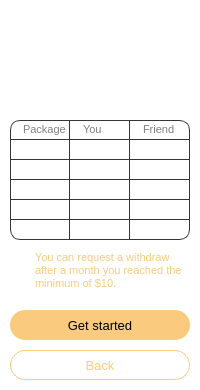
<?xml version="1.0" encoding="UTF-8"?>
<ui version="4.0">
 <class>ReferView</class>
 <widget class="QWidget" name="ReferView">
  <property name="geometry">
   <rect>
    <x>0</x>
    <y>0</y>
    <width>200</width>
    <height>390</height>
   </rect>
  </property>
  <property name="windowTitle">
   <string>OctoVault VPN</string>
  </property>
  <property name="styleSheet">
   <string notr="true">QWidget{
background-color: transparent;
}</string>
  </property>
  <widget class="QPushButton" name="btnBack">
   <property name="geometry">
    <rect>
     <x>10</x>
     <y>350</y>
     <width>180</width>
     <height>30</height>
    </rect>
   </property>
   <property name="font">
    <font>
     <pointsize>10</pointsize>
    </font>
   </property>
   <property name="styleSheet">
    <string notr="true">QPushButton{
background:transparent;
border: 1px solid #FACA7F;
border-radius: 15px;
color:#FACA7F;
}</string>
   </property>
   <property name="text">
    <string>Back</string>
   </property>
  </widget>
  <widget class="QPushButton" name="btnStart">
   <property name="geometry">
    <rect>
     <x>10</x>
     <y>310</y>
     <width>180</width>
     <height>30</height>
    </rect>
   </property>
   <property name="font">
    <font>
     <pointsize>10</pointsize>
    </font>
   </property>
   <property name="styleSheet">
    <string notr="true">QPushButton{
background:#FACA7F;
border-radius: 15px;
color:#000000;
}</string>
   </property>
   <property name="text">
    <string>Get started</string>
   </property>
  </widget>
  <widget class="QWidget" name="priceBorderHolder" native="true">
   <property name="geometry">
    <rect>
     <x>10</x>
     <y>120</y>
     <width>180</width>
     <height>120</height>
    </rect>
   </property>
   <property name="styleSheet">
    <string notr="true">QWidget{
border-color:transparent;
background:transparent;
border: 1px solid #36353a;
border-radius: 10px;
}</string>
   </property>
  </widget>
  <widget class="QWidget" name="priceHolder" native="true">
   <property name="geometry">
    <rect>
     <x>10</x>
     <y>120</y>
     <width>180</width>
     <height>120</height>
    </rect>
   </property>
   <widget class="QLabel" name="lblPackage">
    <property name="geometry">
     <rect>
      <x>0</x>
      <y>0</y>
      <width>60</width>
      <height>20</height>
     </rect>
    </property>
    <property name="font">
     <font>
      <pointsize>8</pointsize>
     </font>
    </property>
    <property name="styleSheet">
     <string notr="true">QLabel{
color: #818083;
border-bottom:1px solid #36353a;
border-right:1px solid #36353a;
padding-left:10px;
}</string>
    </property>
    <property name="text">
     <string>Package</string>
    </property>
   </widget>
   <widget class="QLabel" name="lblYou">
    <property name="geometry">
     <rect>
      <x>60</x>
      <y>0</y>
      <width>60</width>
      <height>20</height>
     </rect>
    </property>
    <property name="font">
     <font>
      <pointsize>8</pointsize>
     </font>
    </property>
    <property name="styleSheet">
     <string notr="true">QLabel{
color: #818083;
border-bottom:1px solid #36353a;
border-right:1px solid #36353a;
padding-left:10px;
}</string>
    </property>
    <property name="text">
     <string>You</string>
    </property>
   </widget>
   <widget class="QLabel" name="lblFriend">
    <property name="geometry">
     <rect>
      <x>120</x>
      <y>0</y>
      <width>60</width>
      <height>20</height>
     </rect>
    </property>
    <property name="font">
     <font>
      <pointsize>8</pointsize>
     </font>
    </property>
    <property name="styleSheet">
     <string notr="true">QLabel{
color: #818083;
border-bottom:1px solid #36353a;
padding-left:10px;
}</string>
    </property>
    <property name="text">
     <string>Friend</string>
    </property>
   </widget>
   <widget class="QLabel" name="lblPackageOne">
    <property name="geometry">
     <rect>
      <x>0</x>
      <y>20</y>
      <width>60</width>
      <height>20</height>
     </rect>
    </property>
    <property name="font">
     <font>
      <pointsize>8</pointsize>
     </font>
    </property>
    <property name="styleSheet">
     <string notr="true">QLabel{
color: #FFFFFF;
border-bottom:1px solid #36353a;
border-right:1px solid #36353a;
padding-left:10px;
}</string>
    </property>
    <property name="text">
     <string>1 month</string>
    </property>
   </widget>
   <widget class="QLabel" name="lblPackageTwo">
    <property name="geometry">
     <rect>
      <x>0</x>
      <y>40</y>
      <width>60</width>
      <height>20</height>
     </rect>
    </property>
    <property name="font">
     <font>
      <pointsize>8</pointsize>
     </font>
    </property>
    <property name="styleSheet">
     <string notr="true">QLabel{
color: #FFFFFF;
border-bottom:1px solid #36353a;
border-right:1px solid #36353a;
padding-left:10px;
}</string>
    </property>
    <property name="text">
     <string>3 months</string>
    </property>
   </widget>
   <widget class="QLabel" name="lblPackageThree">
    <property name="geometry">
     <rect>
      <x>0</x>
      <y>60</y>
      <width>60</width>
      <height>20</height>
     </rect>
    </property>
    <property name="font">
     <font>
      <pointsize>8</pointsize>
     </font>
    </property>
    <property name="styleSheet">
     <string notr="true">QLabel{
color: #FFFFFF;
border-bottom:1px solid #36353a;
border-right:1px solid #36353a;
padding-left:10px;
}</string>
    </property>
    <property name="text">
     <string>6 months</string>
    </property>
   </widget>
   <widget class="QLabel" name="lblPackageFour">
    <property name="geometry">
     <rect>
      <x>0</x>
      <y>80</y>
      <width>60</width>
      <height>20</height>
     </rect>
    </property>
    <property name="font">
     <font>
      <pointsize>8</pointsize>
     </font>
    </property>
    <property name="styleSheet">
     <string notr="true">QLabel{
color: #FFFFFF;
border-bottom:1px solid #36353a;
border-right:1px solid #36353a;
padding-left:10px;
}</string>
    </property>
    <property name="text">
     <string>12 months</string>
    </property>
   </widget>
   <widget class="QLabel" name="lblPackageFive">
    <property name="geometry">
     <rect>
      <x>0</x>
      <y>100</y>
      <width>60</width>
      <height>20</height>
     </rect>
    </property>
    <property name="font">
     <font>
      <pointsize>8</pointsize>
     </font>
    </property>
    <property name="styleSheet">
     <string notr="true">QLabel{
color: #FFFFFF;
border-right:1px solid #36353a;
padding-left:10px;
}</string>
    </property>
    <property name="text">
     <string>24 months</string>
    </property>
   </widget>
   <widget class="QLabel" name="lblYouOne">
    <property name="geometry">
     <rect>
      <x>60</x>
      <y>20</y>
      <width>60</width>
      <height>20</height>
     </rect>
    </property>
    <property name="font">
     <font>
      <pointsize>8</pointsize>
     </font>
    </property>
    <property name="styleSheet">
     <string notr="true">QLabel{
color: #FFFFFF;
border-bottom:1px solid #36353a;
border-right:1px solid #36353a;
padding-left:10px;
}</string>
    </property>
    <property name="text">
     <string>$1</string>
    </property>
   </widget>
   <widget class="QLabel" name="lblYouTwo">
    <property name="geometry">
     <rect>
      <x>60</x>
      <y>40</y>
      <width>60</width>
      <height>20</height>
     </rect>
    </property>
    <property name="font">
     <font>
      <pointsize>8</pointsize>
     </font>
    </property>
    <property name="styleSheet">
     <string notr="true">QLabel{
color: #FFFFFF;
border-bottom:1px solid #36353a;
border-right:1px solid #36353a;
padding-left:10px;
}</string>
    </property>
    <property name="text">
     <string>$1.5</string>
    </property>
   </widget>
   <widget class="QLabel" name="lblYouThree">
    <property name="geometry">
     <rect>
      <x>60</x>
      <y>60</y>
      <width>60</width>
      <height>20</height>
     </rect>
    </property>
    <property name="font">
     <font>
      <pointsize>8</pointsize>
     </font>
    </property>
    <property name="styleSheet">
     <string notr="true">QLabel{
color: #FFFFFF;
border-bottom:1px solid #36353a;
border-right:1px solid #36353a;
padding-left:10px;
}</string>
    </property>
    <property name="text">
     <string>$3</string>
    </property>
   </widget>
   <widget class="QLabel" name="lblYouFour">
    <property name="geometry">
     <rect>
      <x>60</x>
      <y>80</y>
      <width>60</width>
      <height>20</height>
     </rect>
    </property>
    <property name="font">
     <font>
      <pointsize>8</pointsize>
     </font>
    </property>
    <property name="styleSheet">
     <string notr="true">QLabel{
color: #FFFFFF;
border-bottom:1px solid #36353a;
border-right:1px solid #36353a;
padding-left:10px;
}</string>
    </property>
    <property name="text">
     <string>$5</string>
    </property>
   </widget>
   <widget class="QLabel" name="lblYouFive">
    <property name="geometry">
     <rect>
      <x>60</x>
      <y>100</y>
      <width>60</width>
      <height>20</height>
     </rect>
    </property>
    <property name="font">
     <font>
      <pointsize>8</pointsize>
     </font>
    </property>
    <property name="styleSheet">
     <string notr="true">QLabel{
color: #FFFFFF;
border-right:1px solid #36353a;
padding-left:10px;
}</string>
    </property>
    <property name="text">
     <string>$6</string>
    </property>
   </widget>
   <widget class="QLabel" name="lblFriendOne">
    <property name="geometry">
     <rect>
      <x>120</x>
      <y>20</y>
      <width>60</width>
      <height>20</height>
     </rect>
    </property>
    <property name="font">
     <font>
      <pointsize>8</pointsize>
     </font>
    </property>
    <property name="styleSheet">
     <string notr="true">QLabel{
color: #FFFFFF;
border-bottom:1px solid #36353a;
padding-left:10px;
}</string>
    </property>
    <property name="text">
     <string>$0.5</string>
    </property>
   </widget>
   <widget class="QLabel" name="lblFriendTwo">
    <property name="geometry">
     <rect>
      <x>120</x>
      <y>40</y>
      <width>60</width>
      <height>20</height>
     </rect>
    </property>
    <property name="font">
     <font>
      <pointsize>8</pointsize>
     </font>
    </property>
    <property name="styleSheet">
     <string notr="true">QLabel{
color: #FFFFFF;
border-bottom:1px solid #36353a;
padding-left:10px;
}</string>
    </property>
    <property name="text">
     <string>$1</string>
    </property>
   </widget>
   <widget class="QLabel" name="lblFriendThree">
    <property name="geometry">
     <rect>
      <x>120</x>
      <y>60</y>
      <width>60</width>
      <height>20</height>
     </rect>
    </property>
    <property name="font">
     <font>
      <pointsize>8</pointsize>
     </font>
    </property>
    <property name="styleSheet">
     <string notr="true">QLabel{
color: #FFFFFF;
border-bottom:1px solid #36353a;
padding-left:10px;
}</string>
    </property>
    <property name="text">
     <string>$2</string>
    </property>
   </widget>
   <widget class="QLabel" name="lblFriendFour">
    <property name="geometry">
     <rect>
      <x>120</x>
      <y>80</y>
      <width>60</width>
      <height>20</height>
     </rect>
    </property>
    <property name="font">
     <font>
      <pointsize>8</pointsize>
     </font>
    </property>
    <property name="styleSheet">
     <string notr="true">QLabel{
color: #FFFFFF;
border-bottom:1px solid #36353a;
padding-left:10px;
}</string>
    </property>
    <property name="text">
     <string>$3</string>
    </property>
   </widget>
   <widget class="QLabel" name="lblFriendFive">
    <property name="geometry">
     <rect>
      <x>120</x>
      <y>100</y>
      <width>60</width>
      <height>20</height>
     </rect>
    </property>
    <property name="font">
     <font>
      <pointsize>8</pointsize>
     </font>
    </property>
    <property name="styleSheet">
     <string notr="true">QLabel{
color: #FFFFFF;
padding-left:10px;
}</string>
    </property>
    <property name="text">
     <string>$4</string>
    </property>
   </widget>
  </widget>
  <widget class="QWidget" name="bottomHolder" native="true">
   <property name="geometry">
    <rect>
     <x>10</x>
     <y>250</y>
     <width>180</width>
     <height>40</height>
    </rect>
   </property>
   <widget class="QLabel" name="lblInfoLogo">
    <property name="geometry">
     <rect>
      <x>0</x>
      <y>13</y>
      <width>14</width>
      <height>14</height>
     </rect>
    </property>
    <property name="text">
     <string/>
    </property>
    <property name="pixmap">
     <pixmap resource="../assets/assets.qrc">:/img/images/icon_info.png</pixmap>
    </property>
    <property name="scaledContents">
     <bool>true</bool>
    </property>
   </widget>
   <widget class="QLabel" name="lblInfoText">
    <property name="geometry">
     <rect>
      <x>25</x>
      <y>0</y>
      <width>150</width>
      <height>40</height>
     </rect>
    </property>
    <property name="font">
     <font>
      <pointsize>8</pointsize>
     </font>
    </property>
    <property name="styleSheet">
     <string notr="true">QLabel{
color:#FACA7F;
}</string>
    </property>
    <property name="text">
     <string>You can request a withdraw after a month you reached the minimum of $10.</string>
    </property>
    <property name="wordWrap">
     <bool>true</bool>
    </property>
   </widget>
  </widget>
  <widget class="QWidget" name="oneHolder" native="true">
   <property name="geometry">
    <rect>
     <x>10</x>
     <y>10</y>
     <width>180</width>
     <height>25</height>
    </rect>
   </property>
   <widget class="QLabel" name="lblOneLogo">
    <property name="geometry">
     <rect>
      <x>0</x>
      <y>5</y>
      <width>15</width>
      <height>15</height>
     </rect>
    </property>
    <property name="text">
     <string/>
    </property>
    <property name="pixmap">
     <pixmap resource="../assets/assets.qrc">:/img/images/icon_number_one.png</pixmap>
    </property>
    <property name="scaledContents">
     <bool>true</bool>
    </property>
   </widget>
   <widget class="QLabel" name="lblOneText">
    <property name="geometry">
     <rect>
      <x>25</x>
      <y>0</y>
      <width>150</width>
      <height>25</height>
     </rect>
    </property>
    <property name="font">
     <font>
      <pointsize>8</pointsize>
     </font>
    </property>
    <property name="styleSheet">
     <string notr="true">QLabel{
color:#FFFFFF;
}</string>
    </property>
    <property name="text">
     <string>Refer your friend through your refferal code</string>
    </property>
    <property name="wordWrap">
     <bool>true</bool>
    </property>
   </widget>
  </widget>
  <widget class="QWidget" name="twoHolder" native="true">
   <property name="geometry">
    <rect>
     <x>10</x>
     <y>35</y>
     <width>180</width>
     <height>25</height>
    </rect>
   </property>
   <widget class="QLabel" name="lblTwoLogo">
    <property name="geometry">
     <rect>
      <x>0</x>
      <y>5</y>
      <width>15</width>
      <height>15</height>
     </rect>
    </property>
    <property name="text">
     <string/>
    </property>
    <property name="pixmap">
     <pixmap resource="../assets/assets.qrc">:/img/images/icon_number_two.png</pixmap>
    </property>
    <property name="scaledContents">
     <bool>true</bool>
    </property>
   </widget>
   <widget class="QLabel" name="lblTwoText">
    <property name="geometry">
     <rect>
      <x>25</x>
      <y>0</y>
      <width>150</width>
      <height>25</height>
     </rect>
    </property>
    <property name="font">
     <font>
      <pointsize>8</pointsize>
     </font>
    </property>
    <property name="styleSheet">
     <string notr="true">QLabel{
color:#FFFFFF;
}</string>
    </property>
    <property name="text">
     <string>Your friend signs up and redeem your code</string>
    </property>
    <property name="wordWrap">
     <bool>true</bool>
    </property>
   </widget>
  </widget>
  <widget class="QWidget" name="threeHolder" native="true">
   <property name="geometry">
    <rect>
     <x>10</x>
     <y>60</y>
     <width>180</width>
     <height>25</height>
    </rect>
   </property>
   <widget class="QLabel" name="lblThreeLogo">
    <property name="geometry">
     <rect>
      <x>0</x>
      <y>5</y>
      <width>15</width>
      <height>15</height>
     </rect>
    </property>
    <property name="text">
     <string/>
    </property>
    <property name="pixmap">
     <pixmap resource="../assets/assets.qrc">:/img/images/icon_number_three.png</pixmap>
    </property>
    <property name="scaledContents">
     <bool>true</bool>
    </property>
   </widget>
   <widget class="QLabel" name="lblThreeText">
    <property name="geometry">
     <rect>
      <x>25</x>
      <y>0</y>
      <width>150</width>
      <height>25</height>
     </rect>
    </property>
    <property name="font">
     <font>
      <pointsize>8</pointsize>
     </font>
    </property>
    <property name="styleSheet">
     <string notr="true">QLabel{
color:#FFFFFF;
}</string>
    </property>
    <property name="text">
     <string>Your friend purchases a premium subscription</string>
    </property>
    <property name="wordWrap">
     <bool>true</bool>
    </property>
   </widget>
  </widget>
  <widget class="QWidget" name="fourHolder" native="true">
   <property name="geometry">
    <rect>
     <x>10</x>
     <y>85</y>
     <width>180</width>
     <height>25</height>
    </rect>
   </property>
   <widget class="QLabel" name="lblFourLogo">
    <property name="geometry">
     <rect>
      <x>0</x>
      <y>5</y>
      <width>15</width>
      <height>15</height>
     </rect>
    </property>
    <property name="text">
     <string/>
    </property>
    <property name="pixmap">
     <pixmap resource="../assets/assets.qrc">:/img/images/icon_number_four.png</pixmap>
    </property>
    <property name="scaledContents">
     <bool>true</bool>
    </property>
   </widget>
   <widget class="QLabel" name="lblFourText">
    <property name="geometry">
     <rect>
      <x>25</x>
      <y>0</y>
      <width>150</width>
      <height>25</height>
     </rect>
    </property>
    <property name="font">
     <font>
      <pointsize>8</pointsize>
     </font>
    </property>
    <property name="styleSheet">
     <string notr="true">QLabel{
color:#FFFFFF;
}</string>
    </property>
    <property name="text">
     <string>Both of you get reward in your referral balance</string>
    </property>
    <property name="wordWrap">
     <bool>true</bool>
    </property>
   </widget>
  </widget>
 </widget>
 <resources>
  <include location="../assets/assets.qrc"/>
 </resources>
 <connections/>
</ui>
